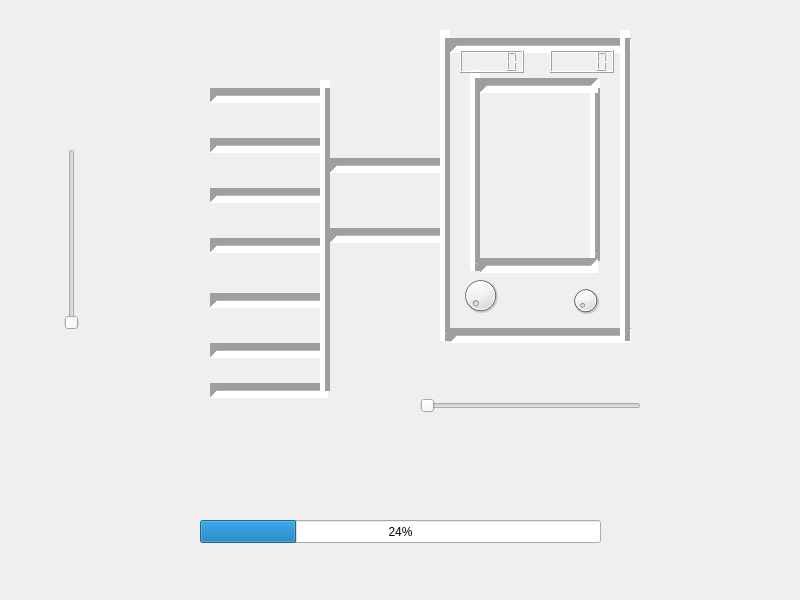
<?xml version="1.0" encoding="UTF-8"?>
<ui version="4.0">
 <class>splashWindow</class>
 <widget class="QWidget" name="splashWindow">
  <property name="geometry">
   <rect>
    <x>0</x>
    <y>0</y>
    <width>800</width>
    <height>600</height>
   </rect>
  </property>
  <property name="windowTitle">
   <string>Form</string>
  </property>
  <property name="styleSheet">
   <string notr="true"/>
  </property>
  <widget class="QLabel" name="label">
   <property name="geometry">
    <rect>
     <x>120</x>
     <y>360</y>
     <width>37</width>
     <height>133</height>
    </rect>
   </property>
   <property name="styleSheet">
    <string notr="true">background-color: rgba(255, 255, 255, 0);</string>
   </property>
   <property name="text">
    <string/>
   </property>
   <property name="pixmap">
    <pixmap>img/Cilindro_gas_gris.png</pixmap>
   </property>
  </widget>
  <widget class="QLabel" name="label_6">
   <property name="geometry">
    <rect>
     <x>120</x>
     <y>120</y>
     <width>37</width>
     <height>133</height>
    </rect>
   </property>
   <property name="styleSheet">
    <string notr="true">background-color: rgba(255, 255, 255, 0);</string>
   </property>
   <property name="text">
    <string/>
   </property>
   <property name="pixmap">
    <pixmap>img/Cilindro_gas_blanco.png</pixmap>
   </property>
  </widget>
  <widget class="QLabel" name="label_4">
   <property name="geometry">
    <rect>
     <x>120</x>
     <y>70</y>
     <width>37</width>
     <height>133</height>
    </rect>
   </property>
   <property name="styleSheet">
    <string notr="true">background-color: rgba(255, 255, 255, 0);</string>
   </property>
   <property name="text">
    <string/>
   </property>
   <property name="pixmap">
    <pixmap>img/Cilindro_gas_blanco.png</pixmap>
   </property>
  </widget>
  <widget class="QLabel" name="label_8">
   <property name="geometry">
    <rect>
     <x>160</x>
     <y>310</y>
     <width>46</width>
     <height>44</height>
    </rect>
   </property>
   <property name="text">
    <string/>
   </property>
   <property name="pixmap">
    <pixmap>img/Valvula_control_gris.png</pixmap>
   </property>
  </widget>
  <widget class="QLabel" name="label_10">
   <property name="geometry">
    <rect>
     <x>160</x>
     <y>110</y>
     <width>46</width>
     <height>44</height>
    </rect>
   </property>
   <property name="text">
    <string/>
   </property>
   <property name="pixmap">
    <pixmap>img/Valvula_control_blanco1.png</pixmap>
   </property>
  </widget>
  <widget class="QLabel" name="label_9">
   <property name="geometry">
    <rect>
     <x>160</x>
     <y>60</y>
     <width>46</width>
     <height>44</height>
    </rect>
   </property>
   <property name="text">
    <string/>
   </property>
   <property name="pixmap">
    <pixmap>img/Valvula_control_blanco1.png</pixmap>
   </property>
  </widget>
  <widget class="QLabel" name="label_2">
   <property name="geometry">
    <rect>
     <x>120</x>
     <y>170</y>
     <width>37</width>
     <height>133</height>
    </rect>
   </property>
   <property name="styleSheet">
    <string notr="true">background-color: rgba(255, 255, 255, 0);</string>
   </property>
   <property name="text">
    <string/>
   </property>
   <property name="pixmap">
    <pixmap>img/Cilindro_gas_blanco.png</pixmap>
   </property>
  </widget>
  <widget class="QLabel" name="label_3">
   <property name="geometry">
    <rect>
     <x>120</x>
     <y>220</y>
     <width>37</width>
     <height>133</height>
    </rect>
   </property>
   <property name="styleSheet">
    <string notr="true">background-color: rgba(255, 255, 255, 0);</string>
   </property>
   <property name="text">
    <string/>
   </property>
   <property name="pixmap">
    <pixmap>img/Cilindro_gas_blanco.png</pixmap>
   </property>
  </widget>
  <widget class="QLabel" name="label_7">
   <property name="geometry">
    <rect>
     <x>120</x>
     <y>270</y>
     <width>37</width>
     <height>133</height>
    </rect>
   </property>
   <property name="styleSheet">
    <string notr="true">background-color: rgba(255, 255, 255, 0);</string>
   </property>
   <property name="text">
    <string/>
   </property>
   <property name="pixmap">
    <pixmap>img/Cilindro_gas_blanco.png</pixmap>
   </property>
  </widget>
  <widget class="QLabel" name="label_11">
   <property name="geometry">
    <rect>
     <x>120</x>
     <y>320</y>
     <width>37</width>
     <height>133</height>
    </rect>
   </property>
   <property name="styleSheet">
    <string notr="true">background-color: rgba(255, 255, 255, 0);</string>
   </property>
   <property name="text">
    <string/>
   </property>
   <property name="pixmap">
    <pixmap>img/Cilindro_gas_gris.png</pixmap>
   </property>
  </widget>
  <widget class="QLabel" name="label_12">
   <property name="geometry">
    <rect>
     <x>160</x>
     <y>160</y>
     <width>46</width>
     <height>44</height>
    </rect>
   </property>
   <property name="text">
    <string/>
   </property>
   <property name="pixmap">
    <pixmap>img/Valvula_control_blanco1.png</pixmap>
   </property>
  </widget>
  <widget class="QLabel" name="label_13">
   <property name="geometry">
    <rect>
     <x>160</x>
     <y>210</y>
     <width>46</width>
     <height>44</height>
    </rect>
   </property>
   <property name="text">
    <string/>
   </property>
   <property name="pixmap">
    <pixmap>img/Valvula_control_blanco1.png</pixmap>
   </property>
  </widget>
  <widget class="QLabel" name="label_14">
   <property name="geometry">
    <rect>
     <x>160</x>
     <y>260</y>
     <width>46</width>
     <height>44</height>
    </rect>
   </property>
   <property name="text">
    <string/>
   </property>
   <property name="pixmap">
    <pixmap>img/Valvula_control_blanco1.png</pixmap>
   </property>
  </widget>
  <widget class="QLabel" name="label_15">
   <property name="geometry">
    <rect>
     <x>160</x>
     <y>350</y>
     <width>46</width>
     <height>44</height>
    </rect>
   </property>
   <property name="text">
    <string/>
   </property>
   <property name="pixmap">
    <pixmap>img/Valvula_control_gris.png</pixmap>
   </property>
  </widget>
  <widget class="Line" name="line">
   <property name="geometry">
    <rect>
     <x>210</x>
     <y>80</y>
     <width>118</width>
     <height>30</height>
    </rect>
   </property>
   <property name="lineWidth">
    <number>7</number>
   </property>
   <property name="midLineWidth">
    <number>1</number>
   </property>
   <property name="orientation">
    <enum>Qt::Horizontal</enum>
   </property>
  </widget>
  <widget class="Line" name="line_2">
   <property name="geometry">
    <rect>
     <x>210</x>
     <y>130</y>
     <width>118</width>
     <height>30</height>
    </rect>
   </property>
   <property name="lineWidth">
    <number>7</number>
   </property>
   <property name="midLineWidth">
    <number>1</number>
   </property>
   <property name="orientation">
    <enum>Qt::Horizontal</enum>
   </property>
  </widget>
  <widget class="Line" name="line_3">
   <property name="geometry">
    <rect>
     <x>210</x>
     <y>180</y>
     <width>118</width>
     <height>30</height>
    </rect>
   </property>
   <property name="lineWidth">
    <number>7</number>
   </property>
   <property name="midLineWidth">
    <number>1</number>
   </property>
   <property name="orientation">
    <enum>Qt::Horizontal</enum>
   </property>
  </widget>
  <widget class="Line" name="line_4">
   <property name="geometry">
    <rect>
     <x>210</x>
     <y>230</y>
     <width>118</width>
     <height>30</height>
    </rect>
   </property>
   <property name="lineWidth">
    <number>7</number>
   </property>
   <property name="midLineWidth">
    <number>1</number>
   </property>
   <property name="orientation">
    <enum>Qt::Horizontal</enum>
   </property>
  </widget>
  <widget class="Line" name="line_5">
   <property name="geometry">
    <rect>
     <x>210</x>
     <y>290</y>
     <width>118</width>
     <height>20</height>
    </rect>
   </property>
   <property name="lineWidth">
    <number>7</number>
   </property>
   <property name="midLineWidth">
    <number>1</number>
   </property>
   <property name="orientation">
    <enum>Qt::Horizontal</enum>
   </property>
  </widget>
  <widget class="Line" name="line_6">
   <property name="geometry">
    <rect>
     <x>210</x>
     <y>340</y>
     <width>118</width>
     <height>20</height>
    </rect>
   </property>
   <property name="lineWidth">
    <number>7</number>
   </property>
   <property name="midLineWidth">
    <number>1</number>
   </property>
   <property name="orientation">
    <enum>Qt::Horizontal</enum>
   </property>
  </widget>
  <widget class="Line" name="line_7">
   <property name="geometry">
    <rect>
     <x>210</x>
     <y>380</y>
     <width>118</width>
     <height>20</height>
    </rect>
   </property>
   <property name="lineWidth">
    <number>7</number>
   </property>
   <property name="midLineWidth">
    <number>1</number>
   </property>
   <property name="orientation">
    <enum>Qt::Horizontal</enum>
   </property>
  </widget>
  <widget class="Line" name="line_8">
   <property name="geometry">
    <rect>
     <x>320</x>
     <y>80</y>
     <width>10</width>
     <height>311</height>
    </rect>
   </property>
   <property name="minimumSize">
    <size>
     <width>10</width>
     <height>0</height>
    </size>
   </property>
   <property name="maximumSize">
    <size>
     <width>10</width>
     <height>16777215</height>
    </size>
   </property>
   <property name="frameShadow">
    <enum>QFrame::Raised</enum>
   </property>
   <property name="lineWidth">
    <number>8</number>
   </property>
   <property name="midLineWidth">
    <number>0</number>
   </property>
   <property name="orientation">
    <enum>Qt::Vertical</enum>
   </property>
  </widget>
  <widget class="Line" name="line_9">
   <property name="geometry">
    <rect>
     <x>330</x>
     <y>150</y>
     <width>118</width>
     <height>30</height>
    </rect>
   </property>
   <property name="lineWidth">
    <number>7</number>
   </property>
   <property name="midLineWidth">
    <number>1</number>
   </property>
   <property name="orientation">
    <enum>Qt::Horizontal</enum>
   </property>
  </widget>
  <widget class="Line" name="line_10">
   <property name="geometry">
    <rect>
     <x>330</x>
     <y>220</y>
     <width>118</width>
     <height>30</height>
    </rect>
   </property>
   <property name="lineWidth">
    <number>7</number>
   </property>
   <property name="midLineWidth">
    <number>1</number>
   </property>
   <property name="orientation">
    <enum>Qt::Horizontal</enum>
   </property>
  </widget>
  <widget class="Line" name="line_11">
   <property name="geometry">
    <rect>
     <x>440</x>
     <y>30</y>
     <width>10</width>
     <height>311</height>
    </rect>
   </property>
   <property name="minimumSize">
    <size>
     <width>10</width>
     <height>0</height>
    </size>
   </property>
   <property name="maximumSize">
    <size>
     <width>10</width>
     <height>16777215</height>
    </size>
   </property>
   <property name="frameShadow">
    <enum>QFrame::Raised</enum>
   </property>
   <property name="lineWidth">
    <number>8</number>
   </property>
   <property name="midLineWidth">
    <number>0</number>
   </property>
   <property name="orientation">
    <enum>Qt::Vertical</enum>
   </property>
  </widget>
  <widget class="Line" name="line_12">
   <property name="geometry">
    <rect>
     <x>450</x>
     <y>30</y>
     <width>181</width>
     <height>30</height>
    </rect>
   </property>
   <property name="lineWidth">
    <number>7</number>
   </property>
   <property name="midLineWidth">
    <number>1</number>
   </property>
   <property name="orientation">
    <enum>Qt::Horizontal</enum>
   </property>
  </widget>
  <widget class="Line" name="line_13">
   <property name="geometry">
    <rect>
     <x>450</x>
     <y>320</y>
     <width>181</width>
     <height>30</height>
    </rect>
   </property>
   <property name="lineWidth">
    <number>7</number>
   </property>
   <property name="midLineWidth">
    <number>1</number>
   </property>
   <property name="orientation">
    <enum>Qt::Horizontal</enum>
   </property>
  </widget>
  <widget class="Line" name="line_14">
   <property name="geometry">
    <rect>
     <x>470</x>
     <y>70</y>
     <width>10</width>
     <height>201</height>
    </rect>
   </property>
   <property name="minimumSize">
    <size>
     <width>10</width>
     <height>0</height>
    </size>
   </property>
   <property name="maximumSize">
    <size>
     <width>10</width>
     <height>16777215</height>
    </size>
   </property>
   <property name="frameShadow">
    <enum>QFrame::Raised</enum>
   </property>
   <property name="lineWidth">
    <number>8</number>
   </property>
   <property name="midLineWidth">
    <number>0</number>
   </property>
   <property name="orientation">
    <enum>Qt::Vertical</enum>
   </property>
  </widget>
  <widget class="Line" name="line_15">
   <property name="geometry">
    <rect>
     <x>620</x>
     <y>30</y>
     <width>10</width>
     <height>311</height>
    </rect>
   </property>
   <property name="minimumSize">
    <size>
     <width>10</width>
     <height>0</height>
    </size>
   </property>
   <property name="maximumSize">
    <size>
     <width>10</width>
     <height>16777215</height>
    </size>
   </property>
   <property name="frameShadow">
    <enum>QFrame::Raised</enum>
   </property>
   <property name="lineWidth">
    <number>8</number>
   </property>
   <property name="midLineWidth">
    <number>0</number>
   </property>
   <property name="orientation">
    <enum>Qt::Vertical</enum>
   </property>
  </widget>
  <widget class="Line" name="line_16">
   <property name="geometry">
    <rect>
     <x>480</x>
     <y>70</y>
     <width>118</width>
     <height>30</height>
    </rect>
   </property>
   <property name="lineWidth">
    <number>7</number>
   </property>
   <property name="midLineWidth">
    <number>1</number>
   </property>
   <property name="orientation">
    <enum>Qt::Horizontal</enum>
   </property>
  </widget>
  <widget class="Line" name="line_17">
   <property name="geometry">
    <rect>
     <x>480</x>
     <y>250</y>
     <width>118</width>
     <height>30</height>
    </rect>
   </property>
   <property name="lineWidth">
    <number>7</number>
   </property>
   <property name="midLineWidth">
    <number>1</number>
   </property>
   <property name="orientation">
    <enum>Qt::Horizontal</enum>
   </property>
  </widget>
  <widget class="Line" name="line_18">
   <property name="geometry">
    <rect>
     <x>590</x>
     <y>80</y>
     <width>10</width>
     <height>181</height>
    </rect>
   </property>
   <property name="minimumSize">
    <size>
     <width>10</width>
     <height>0</height>
    </size>
   </property>
   <property name="maximumSize">
    <size>
     <width>10</width>
     <height>16777215</height>
    </size>
   </property>
   <property name="frameShadow">
    <enum>QFrame::Raised</enum>
   </property>
   <property name="lineWidth">
    <number>8</number>
   </property>
   <property name="midLineWidth">
    <number>0</number>
   </property>
   <property name="orientation">
    <enum>Qt::Vertical</enum>
   </property>
  </widget>
  <widget class="QDial" name="dial">
   <property name="geometry">
    <rect>
     <x>570</x>
     <y>280</y>
     <width>31</width>
     <height>41</height>
    </rect>
   </property>
  </widget>
  <widget class="QProgressBar" name="progressBar">
   <property name="geometry">
    <rect>
     <x>200</x>
     <y>520</y>
     <width>401</width>
     <height>23</height>
    </rect>
   </property>
   <property name="value">
    <number>24</number>
   </property>
  </widget>
  <widget class="QSlider" name="verticalSlider">
   <property name="geometry">
    <rect>
     <x>61</x>
     <y>149</y>
     <width>21</width>
     <height>181</height>
    </rect>
   </property>
   <property name="orientation">
    <enum>Qt::Vertical</enum>
   </property>
  </widget>
  <widget class="QLCDNumber" name="lcdNumber">
   <property name="geometry">
    <rect>
     <x>460</x>
     <y>50</y>
     <width>64</width>
     <height>23</height>
    </rect>
   </property>
  </widget>
  <widget class="QLCDNumber" name="lcdNumber_2">
   <property name="geometry">
    <rect>
     <x>550</x>
     <y>50</y>
     <width>64</width>
     <height>23</height>
    </rect>
   </property>
  </widget>
  <widget class="QDial" name="dial_2">
   <property name="geometry">
    <rect>
     <x>460</x>
     <y>270</y>
     <width>41</width>
     <height>51</height>
    </rect>
   </property>
  </widget>
  <widget class="QSlider" name="horizontalSlider">
   <property name="geometry">
    <rect>
     <x>420</x>
     <y>390</y>
     <width>221</width>
     <height>31</height>
    </rect>
   </property>
   <property name="orientation">
    <enum>Qt::Horizontal</enum>
   </property>
  </widget>
  <zorder>line_18</zorder>
  <zorder>label_6</zorder>
  <zorder>label_4</zorder>
  <zorder>label_8</zorder>
  <zorder>label_9</zorder>
  <zorder>label_2</zorder>
  <zorder>label_3</zorder>
  <zorder>label_7</zorder>
  <zorder>label_11</zorder>
  <zorder>label</zorder>
  <zorder>label_12</zorder>
  <zorder>label_13</zorder>
  <zorder>label_14</zorder>
  <zorder>label_10</zorder>
  <zorder>label_15</zorder>
  <zorder>line</zorder>
  <zorder>line_2</zorder>
  <zorder>line_3</zorder>
  <zorder>line_4</zorder>
  <zorder>line_5</zorder>
  <zorder>line_6</zorder>
  <zorder>line_7</zorder>
  <zorder>line_8</zorder>
  <zorder>line_9</zorder>
  <zorder>line_10</zorder>
  <zorder>line_11</zorder>
  <zorder>line_12</zorder>
  <zorder>line_13</zorder>
  <zorder>line_14</zorder>
  <zorder>line_15</zorder>
  <zorder>line_16</zorder>
  <zorder>line_17</zorder>
  <zorder>dial</zorder>
  <zorder>progressBar</zorder>
  <zorder>verticalSlider</zorder>
  <zorder>lcdNumber</zorder>
  <zorder>lcdNumber_2</zorder>
  <zorder>dial_2</zorder>
  <zorder>horizontalSlider</zorder>
 </widget>
 <resources/>
 <connections/>
</ui>
